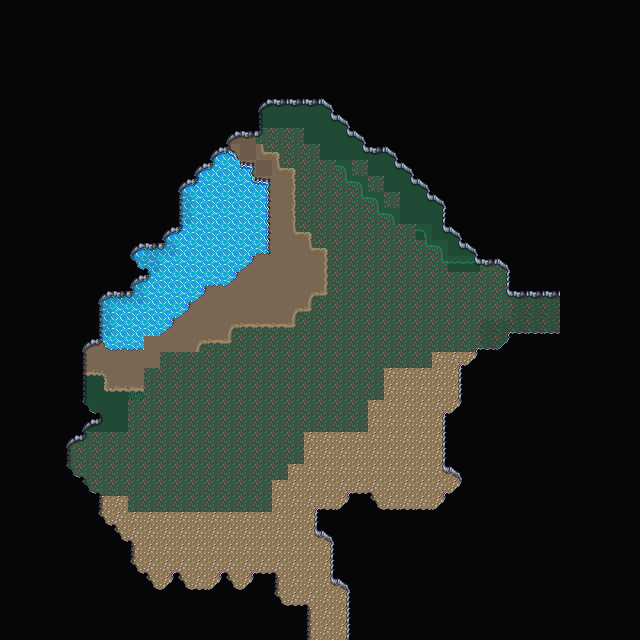

Rendered tile map (Tiled .tmx) drawn with the repository's tilesets; below, a short description and the map source with its tile grids summarised:
An orthogonal 40x40 tile map with 16x16 px tiles, 4 tile layers (Background, Tilelaag 3, Walls, Water), 2 tilesets and 2 objects.

<map version="1.10" tiledversion="1.10.1" orientation="orthogonal" renderorder="right-down" width="40" height="40" tilewidth="16" tileheight="16" infinite="0" nextlayerid="9" nextobjectid="62">
 <editorsettings>
  <export target="wastetown..tmx" format="tmx" />
 </editorsettings>
 <tileset firstgid="1" source="../../../../common/maps/tileset/main.tsx" />
 <tileset firstgid="10113" source="../../../../common/maps/tileset/buildings.tsx" />
 <layer id="1" name="Background" width="40" height="40" opacity="0.9">
  <data>[1600 cells, 1600 non-empty, 41 distinct tile ids]</data>
 </layer>
 <layer id="7" name="Tilelaag 3" width="40" height="40">
  <data>[1600 cells, 375 non-empty, 29 distinct tile ids]</data>
 </layer>
 <layer id="2" name="Walls" width="40" height="40">
  <data>[1600 cells, 1334 non-empty, 41 distinct tile ids]</data>
 </layer>
 <layer id="8" name="Water" width="40" height="40">
  <data>[1600 cells, 3 non-empty, 1 distinct tile ids]</data>
 </layer>
 <objectgroup id="4" name="Objects">
  <object id="60" template="../../../../common/maps/obj/door_up.tx" x="321.655" y="637.409">
   <properties>
    <property name="teleport" value="../Shandalar Old Border/maps/map/cave/cave_multilevel_4/cave_23B3.tmx" />
    <property name="teleportObjectId" value="61" />
   </properties>
  </object>
  <object id="61" template="../../../../common/maps/obj/door_left.tx" x="544.011" y="320.655">
   <properties>
    <property name="teleport" value="../Shandalar Old Border/maps/map/cave/cave_multilevel_4/cave_23A4.tmx" />
    <property name="teleportObjectId" value="59" />
   </properties>
  </object>
 </objectgroup>
</map>
